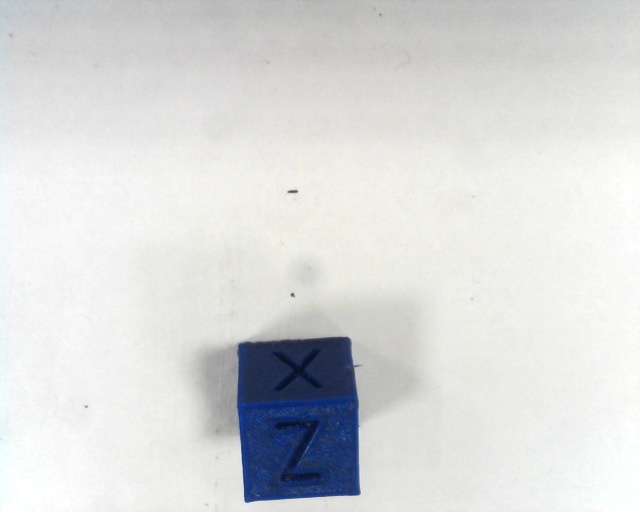
#> input picture Vision Testing/1.jpg, 1280 x 1024 px (shown at 1/2 size)
$ python color_engine_static_camera_test.py
#> lines starting #> are read from the running program, lines starting #| are printed output that depends on the picture; after the words box and inside, x2 and y2 are one past the last pixel; in counts of white or black regions, pixels touching at a corner belong together
"""
Author:Akhil Jacob
Robot:MK2
TechMaverik
"""
import cv2
import matplotlib.pyplot as plt

import numpy as np
pic=["1.jpg","2.jpg","3.jpg"]
for elem in pic:
    def calculate_cendroid(x, y, w, h):
        x1=int(w/2)
        y1=int(h/2)
        cx = x+x1
        cy=y+y1
        return cx, cy
    # [5 lines of commented-out code are left out]
    input_img = cv2.imread(elem)
#> input_img is the input picture: shape (1024, 1280, 3); mean B, G, R 218.8, 218.8, 217.5
    img = cv2.resize(input_img, (1280, 960))
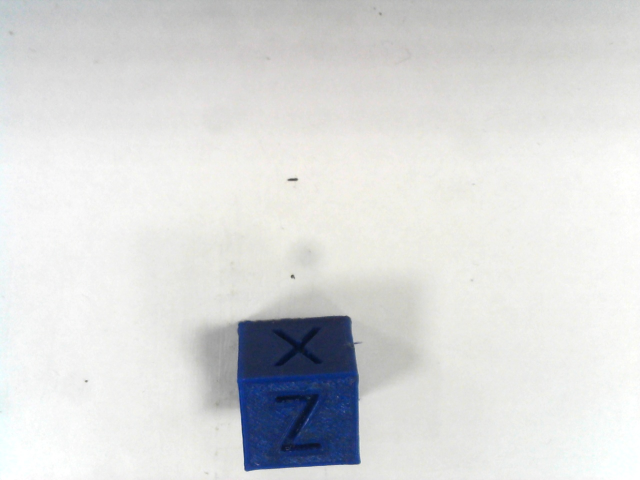
#> img: shape (960, 1280, 3) (shown at 1/2 size); mean B, G, R 218.7, 218.8, 217.5
    # Make a copy to draw contour outline
    input_image_cpy = img.copy()

    hsv = cv2.cvtColor(img, cv2.COLOR_BGR2HSV)
#> hsv: shape (960, 1280, 3); mean H, S, V 38.4, 13.7, 221.8

    # define range of red color in HSV
    lower_red = np.array([0, 50, 50])
    upper_red = np.array([10, 255, 255])

    # define range of green color in HSV
    lower_green = np.array([40, 20, 50])
    upper_green = np.array([90, 255, 255])

    # define range of blue color in HSV
    lower_blue = np.array([100, 50, 50])
    upper_blue = np.array([130, 255, 255])

    # create a mask for red color
    mask_red = cv2.inRange(hsv, lower_red, upper_red)
#> mask_red: shape (960, 1280); every value is 0

    # create a mask for green color
    mask_green = cv2.inRange(hsv, lower_green, upper_green)
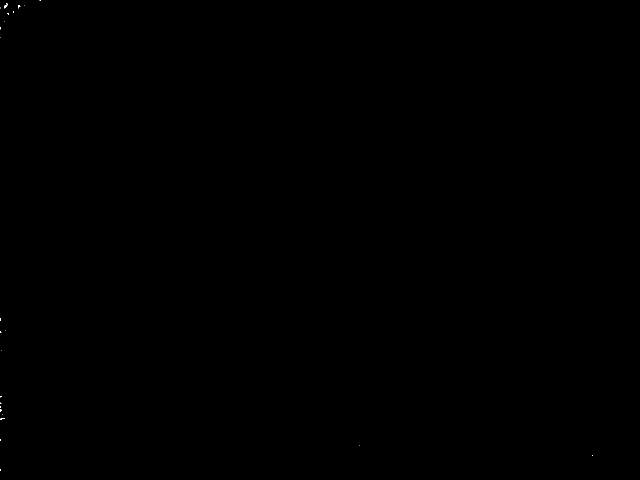
#> mask_green: shape (960, 1280) (shown at 1/2 size); 0.01% white in thin lines or dots

    # create a mask for blue color
    mask_blue = cv2.inRange(hsv, lower_blue, upper_blue)
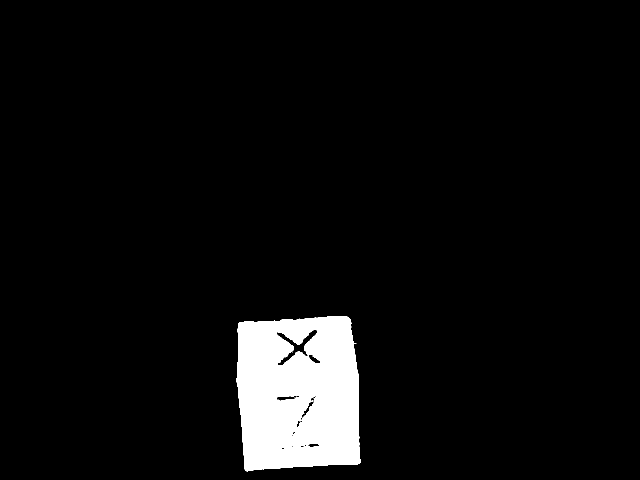
#> mask_blue: shape (960, 1280) (shown at 1/2 size); 5.5% white; 5 white regions (4 under 20 px)

    # find contours in the red mask
    contours_red, _ = cv2.findContours(mask_red, cv2.RETR_TREE, cv2.CHAIN_APPROX_SIMPLE)
#> contours_red = []

    # find contours in the green mask
    contours_green, _ = cv2.findContours(mask_green, cv2.RETR_TREE, cv2.CHAIN_APPROX_SIMPLE)
#> contours_green = 24 contours, 23 with area under 20; largest, box (x1, y1, x2, y2) and area: (8, 6, 15, 17) 23

    # find contours in the blue mask
    contours_blue, _ = cv2.findContours(mask_blue, cv2.RETR_TREE, cv2.CHAIN_APPROX_SIMPLE)
#> contours_blue = 27 contours, 17 with area under 20; largest, box (x1, y1, x2, y2) and area: (473, 632, 721, 943) 68954, (550, 657, 636, 732) 1562, (600, 791, 634, 841) 330, (552, 791, 599, 803) 294, (617, 708, 641, 728) 223

    cv2.line(img, (2,250), (1276,250), (0,0,255), 2)
    cv2.line(img, (2,500), (1277,500), (255,0,255), 2)
    cv2.line(img, (2,640), (1277,640), (255,255,0), 2)
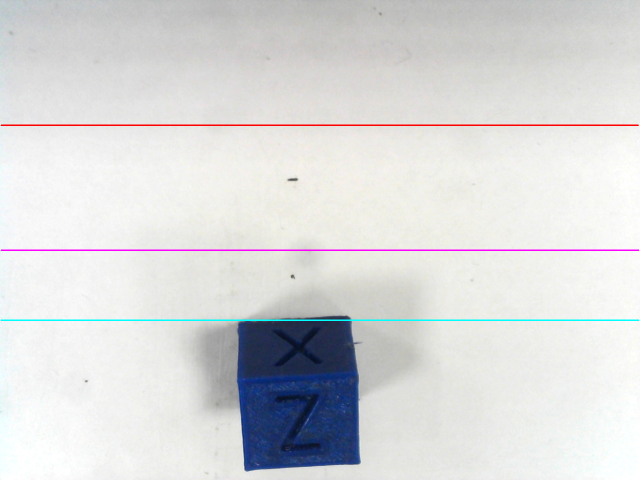
#> img: shape (960, 1280, 3) (shown at 1/2 size); mean B, G, R 218.2, 217.5, 217

    # loop through the red contours and draw a rectangle around them
    for cnt in contours_red:
        contour_area = cv2.contourArea(cnt)
        if contour_area > 1000:
            x, y, w, h = cv2.boundingRect(cnt)
            cv2.rectangle(img, (x, y), (x + w, y + h), (0, 0, 255), 2)
            cv2.putText(img, 'Red', (x, y-10), cv2.FONT_HERSHEY_SIMPLEX, 0.9, (0, 0, 255), 2)
#> this loop made 0 passes

    # loop through the green contours and draw a rectangle around them
    for cnt in contours_green:
        contour_area = cv2.contourArea(cnt)
        if contour_area > 1000:
            x, y, w, h = cv2.boundingRect(cnt)
            cv2.rectangle(img, (x, y), (x + w, y + h), (0, 255, 0), 2)
            cv2.putText(img, 'Green', (x, y-10), cv2.FONT_HERSHEY_SIMPLEX, 0.9, (0, 255, 0), 2)
#> this loop made 24 passes
#> contour_area on pass 23: 23

    # loop through the blue contours and draw a rectangle around them
    for cnt in contours_blue:
        contour_area = cv2.contourArea(cnt)
        if contour_area > 1000:
            x, y, w, h = cv2.boundingRect(cnt)
            cv2.rectangle(img, (x, y), (x + w, y + h), (255, 0, 0), 2)
            cv2.putText(img, 'Blue', (x, y-10), cv2.FONT_HERSHEY_SIMPLEX, 0.9, (255, 0, 0), 2)
            cx,cy=calculate_cendroid(x,y,w,h)

            cv2.circle(img, (cx,cy), 1, (0,0,255), 2)

            if(cy>250):
                print(cx,cy)
                if(cy<500 and cy>250):
                    print("operation1")
                if(cy<640 and cy>500):
                    print("operation2")
                if(cy<800 and cy>640):
                    print("operation3")
#> this loop made 27 passes
#> (contour_area, x, y, w, h, x1 in calculate_cendroid, y1 in calculate_cendroid, cx) on passes 1, 26: (68953.5, 473, 632, 248, 311, 124, 155, 597), (1562.5, 550, 657, 86, 75, 43, 37, 593)
#> contour_area on passes 4, 8, 9, 11, 12, 18: 21.5, 37, 142.5, 23, 90.5, 330
#| 597 787
#| operation3
#| 593 694
#| operation3
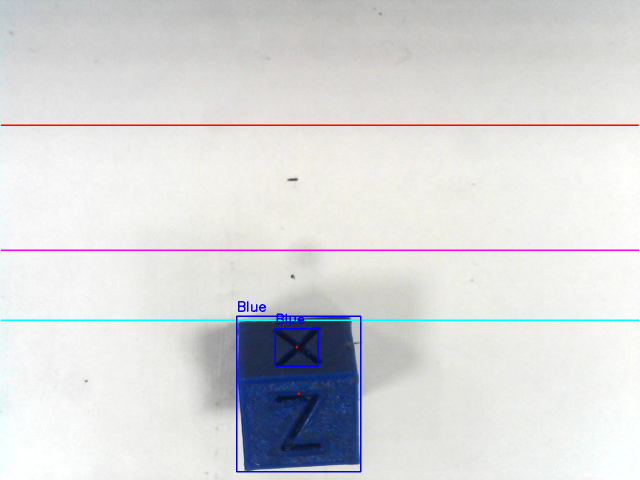
#> img: shape (960, 1280, 3) (shown at 1/2 size); 0.43% of pixels changed, all inside (x1, y1, x2, y2) = (472, 602, 723, 945)


    # Display final output for multiple color detection opencv python
    cv2.imshow('image', img)
    cv2.waitKey(0)
    cv2.destroyAllWindows()
#> pass 2 of the loop `for elem in pic:`:
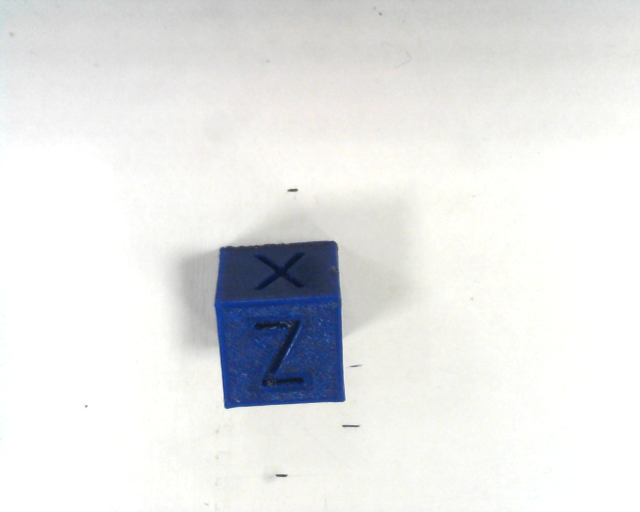
#> input picture Vision Testing/2.jpg, 1280 x 1024 px (shown at 1/2 size)
#> input_img is the input picture: shape (1024, 1280, 3); mean B, G, R 230.4, 230.4, 229.2
#> hsv: shape (960, 1280, 3); mean H, S, V 31.3, 13.5, 233.7
#> `mask_green = cv2.inRange(hsv, lower_green, upper_green)`:
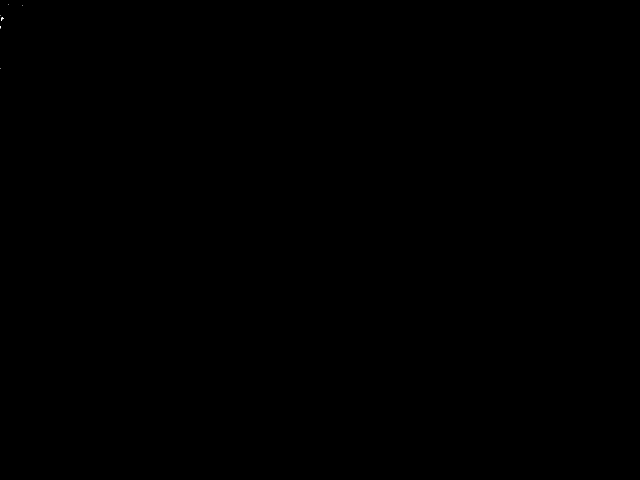
#> mask_green: shape (960, 1280) (shown at 1/2 size); 0% white in thin lines or dots, all inside (x1, y1, x2, y2) = (0, 9, 46, 138)
#> mask_blue: shape (960, 1280); 5.9% white; 1 white region
#> contours_green = 6 contours, all with area under 20
#> contours_blue = 19 contours, 12 with area under 20; largest, box (x1, y1, x2, y2) and area: (428, 452, 691, 767) 72889, (520, 477, 604, 525) 752, (512, 605, 555, 616) 205, (564, 708, 604, 716) 164, (583, 524, 603, 540) 151, (521, 524, 548, 539) 104, (552, 712, 565, 718) 39
#> the loop `for cnt in contours_green:` made 6 passes
#> (cnt, contour_area) on passes 1, 2, 4, 5, 6: ([[0, 137]], 0), ([[0, 53], [0, 56], [1, 55], [1, 53]], 2.5), ([[0, 31]], 0), ([[45, 10]], 0), ([[17, 9]], 0)
#> the loop `for cnt in contours_blue:` made 19 passes
#> (contour_area, x, y, w, h, x1 in calculate_cendroid, y1 in calculate_cendroid, cx) on pass 1: (72889, 428, 452, 263, 315, 131, 157, 559)
#> (printed output is left out)
#> after the loop `for cnt in contours_blue:`:
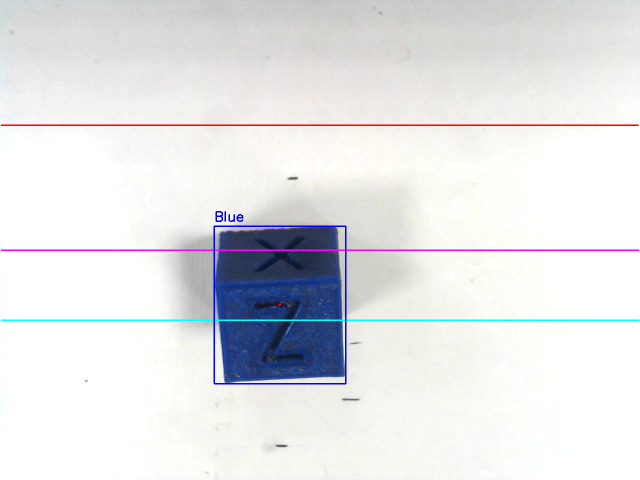
#> img: shape (960, 1280, 3) (shown at 1/2 size); mean B, G, R 230, 228.4, 228
#> pass 3 of the loop `for elem in pic:`:
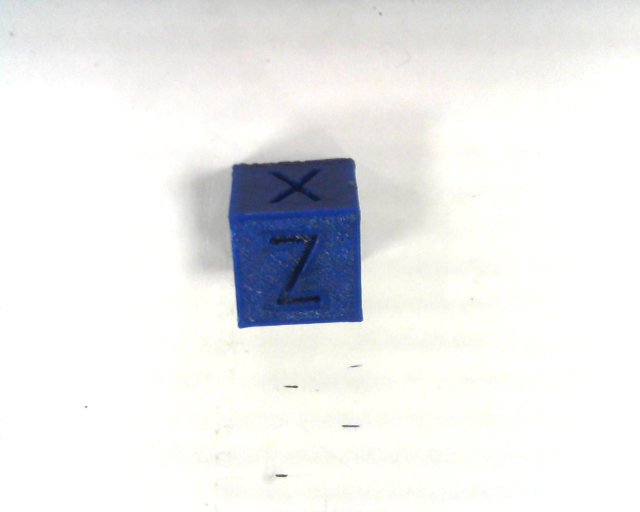
#> input picture Vision Testing/3.jpg, 1280 x 1024 px (shown at 1/2 size)
#> input_img is the input picture: shape (1024, 1280, 3); mean B, G, R 235.4, 235.2, 234.3
#> hsv: shape (960, 1280, 3); mean H, S, V 27.7, 14.2, 239.2
#> `mask_green = cv2.inRange(hsv, lower_green, upper_green)`:
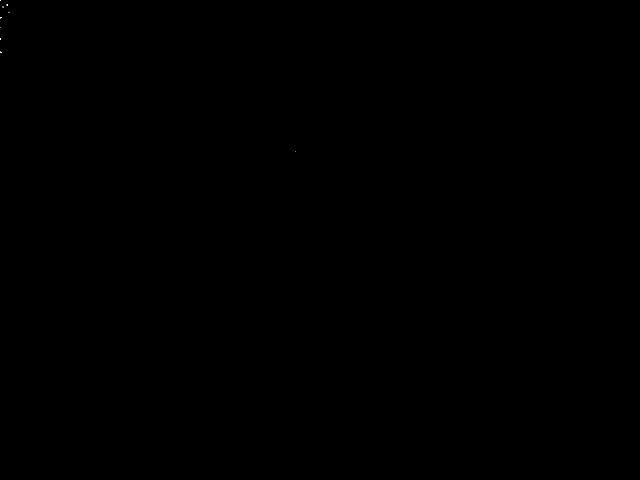
#> mask_green: shape (960, 1280) (shown at 1/2 size); 0% white in thin lines or dots, all inside (x1, y1, x2, y2) = (0, 0, 592, 304)
#> mask_blue: shape (960, 1280); 6.3% white; 1 white region
#> contours_green = 9 contours, all with area under 20
#> contours_blue = 37 contours, 28 with area under 20; largest, box (x1, y1, x2, y2) and area: (456, 297, 726, 615) 76744, (583, 347, 597, 360) 67, (622, 555, 638, 562) 58, (596, 350, 605, 361) 50, (594, 494, 605, 502) 37
#> the loop `for cnt in contours_green:` made 9 passes
#> (cnt, contour_area) on passes 1, 3, 4, 6, 7, 8, 9: ([[591, 303]], 0), ([[0, 77], [0, 78], [1, 78], [1, 77]], 1), ([[0, 54]], 0), ([[17, 25], [18, 25]], 0), ([[5, 13], [5, 14], [6, 14], [6, 13]], 1), ([[13, 9], [13, 10], [15, 10], [15, 9]], 2), ([[0, 0], [0, 1], [1, 0]], 0.5)
#> the loop `for cnt in contours_blue:` made 37 passes
#> (contour_area, x, y, w, h, x1 in calculate_cendroid, y1 in calculate_cendroid, cx) on pass 1: (76743.5, 456, 297, 270, 318, 135, 159, 591)
#> (printed output is left out)
#> after the loop `for cnt in contours_blue:`:
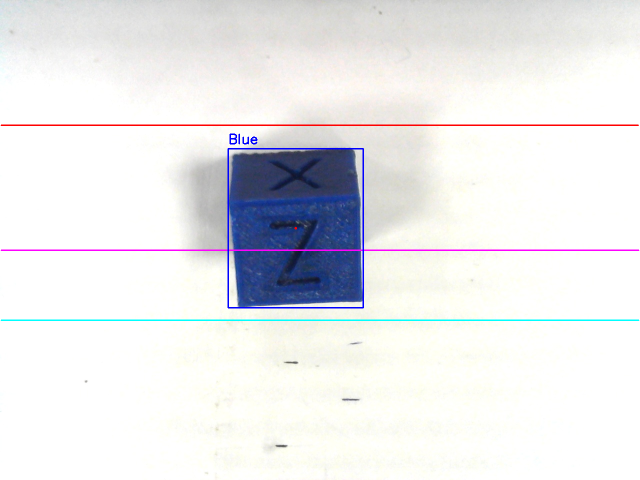
#> img: shape (960, 1280, 3) (shown at 1/2 size); mean B, G, R 234.9, 233.1, 233
